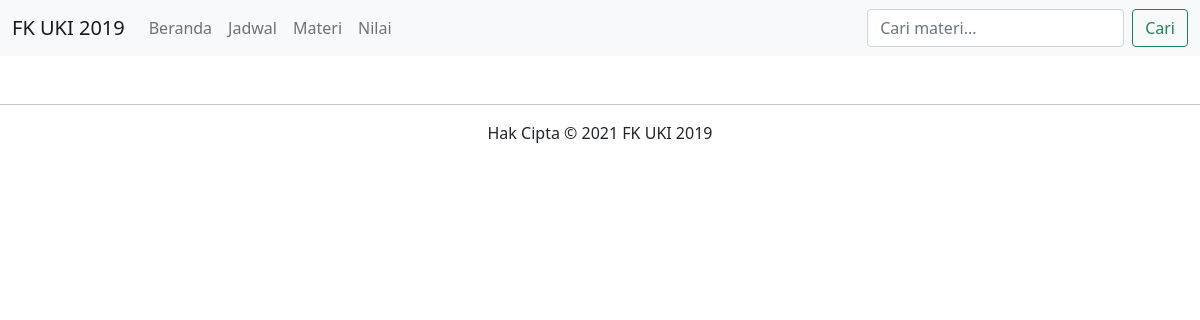
The app's page /jadwal/ (signed in), older data.
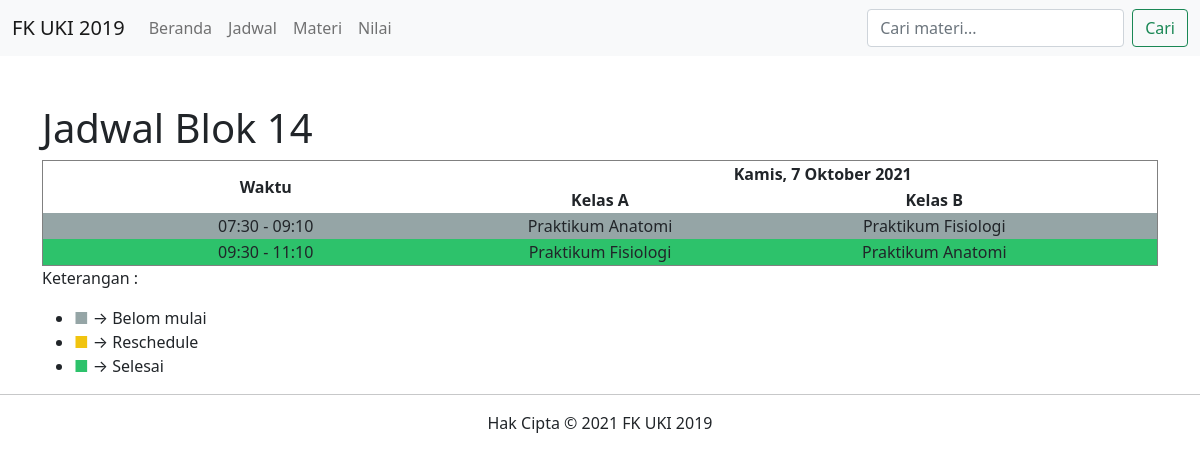
The same page, newer data.
### fkuki2019/models.py (models this page shows, shortened)
class Jadwal(models.Model):
    title = models.CharField(max_length=255, default='')
    content = HTMLField(default='')

### fkuki2019/views.py (the view)
# urls.py: path('jadwal/', fkuki2019_views.jadwal, name='jadwal'),
@login_required(login_url='/akun/login/')
def jadwal(request):
    jadwals = Jadwal.objects.all()
    return render(request, 'fkuki2019/jadwal.html', {'jadwals': jadwals})

### fkuki2019/templates/fkuki2019/jadwal.html (shortened to what this page needs)
{% extends 'main/base.html' %}
{% block content %}
<div class="container mt-5">
    {% for jadwal in jadwals %}
    <h1>{{ jadwal.title }}</h1>
    <article>
        {{ jadwal.content | safe}}
    </article>
    {% endfor %}
</div>
{% endblock %}

Row changes from the older to the newer data that the page shows:
added Jadwal: title "Jadwal Blok 14", content "Waktu Kamis, 7 Oktober 2021 Kelas A Kelas B 07:30 - 09:10 Praktikum Anatomi Praktikum Fisiologi 09:30 - 11:10 Praktikum Fisiologi Praktikum Anatomi Keterangan : ■ → Belom mulai ■ → Reschedule ■ → Selesai"
